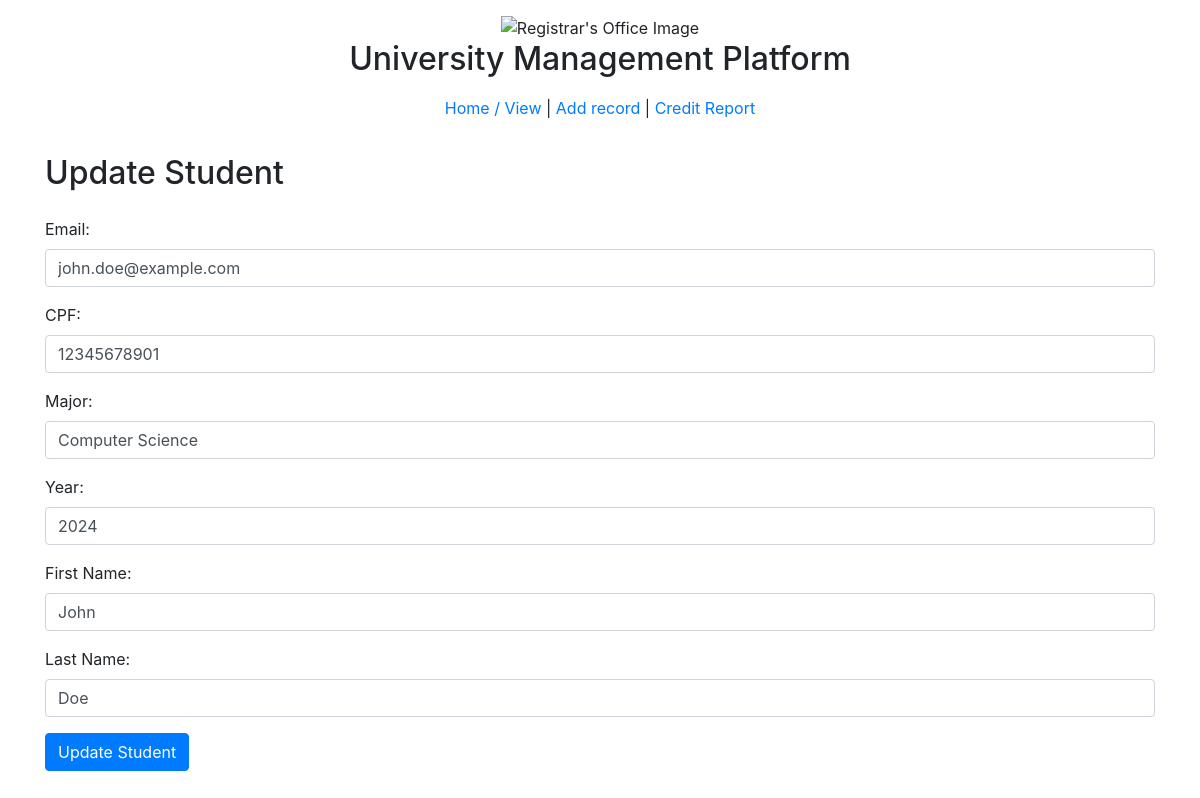
Screenshot of /update/student.php?id=1 with the database file from the repository.
### tables this page shows
CREATE TABLE IF NOT EXISTS `Emails` (
  `EmailID` INT NOT NULL AUTO_INCREMENT,
  `EmailAddress` VARCHAR(45) NOT NULL UNIQUE,
  PRIMARY KEY (`EmailID`))
AUTO_INCREMENT = 1;

CREATE TABLE IF NOT EXISTS `Student` (
  `StudentID` INT NOT NULL AUTO_INCREMENT,
  `EmailID` INT NOT NULL,
  `Cpf` CHAR(11) NOT NULL,
  `Major` VARCHAR(45) NOT NULL,
  `Year` YEAR NOT NULL,
  `FirstName` VARCHAR(45) NOT NULL,
  `LastName` VARCHAR(45) NOT NULL,
  PRIMARY KEY (`StudentID`),
  FOREIGN KEY (`EmailID`)
    REFERENCES `Emails` (`EmailID`))
AUTO_INCREMENT = 1;

### update/student.php (the view, shortened to what this page needs)
<?php
require_once('../mysqli_connect.php');
$id = $_GET['id'];
$id = mysqli_real_escape_string($dbc, $id);
$sql = "SELECT * FROM Student WHERE StudentID = ?";
$stmt = $dbc->prepare($sql);
$stmt->bind_param("i", $id);
$stmt->execute();
$result = $stmt->get_result();
$record = $result->fetch_assoc();
$emailID = $record['EmailID'];
$emailID = mysqli_real_escape_string($dbc, $emailID);
$emailSql = "SELECT * FROM Emails WHERE EmailID = ?";
$stmt = $dbc->prepare($emailSql);
$stmt->bind_param("i", $emailID);
$stmt->execute();
$result = $stmt->get_result();
$email = $result->fetch_assoc();
?>
<body>
  <div class="container">
    <h2 class="mt-4 mb-4">Update Student</h2>
    <form action="student_update_process.php" method="POST">
      <div class="form-group">
        <label for="Email">Email:</label>
        <input type="email" class="form-control" name="Email" id="Email" value="<?php echo $email['EmailAddress']; ?>"
          required>
      </div>
      <div class="form-group">
        <label for="Cpf">CPF:</label>
        <input type="text" class="form-control" value="<?php echo $record['Cpf']; ?>" name="Cpf" id="Cpf"
          maxlength="14">
      </div>
      <div class="form-group">
        <label for="Major">Major:</label>
        <input type="text" class="form-control" name="Major" id="Major" value="<?php echo $record['Major']; ?>"
          required>
      </div>
      <div class="form-group">
        <label for="Year">Year:</label>
        <input type="number" class="form-control" name="Year" id="Year" min="1900" max="2099" step="1"
          value="<?php echo $record['Year']; ?>" required>
      </div>
      <div class="form-group">
        <label for="FirstName">First Name:</label>
        <input type="text" class="form-control" name="FirstName" id="FirstName"
          value="<?php echo $record['FirstName']; ?>" required>
      </div>
      <div class="form-group">
        <label for="LastName">Last Name:</label>
        <input type="text" class="form-control" name="LastName" id="LastName" value="<?php echo $record['LastName']; ?>"
          required>
      </div>
      <button type="submit" class="btn btn-primary" name="submit">Update Student</button>
    </form>
  </div>
</body>
</html>

### rows the page displays
emails: Email "john.doe@example.com"
student: Cpf "12345678901", Major "Computer Science", Year "2024", FirstName "John", LastName "Doe"
